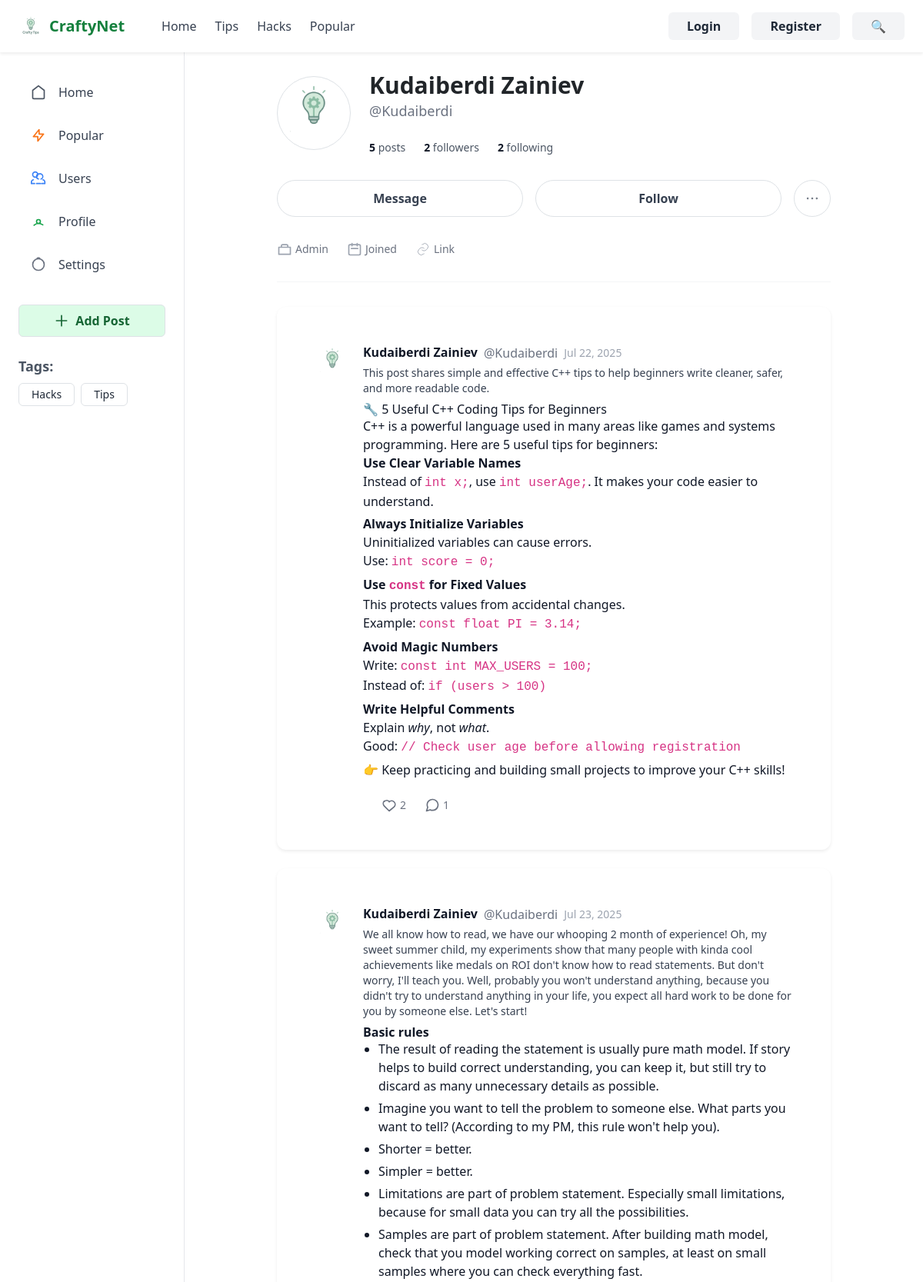
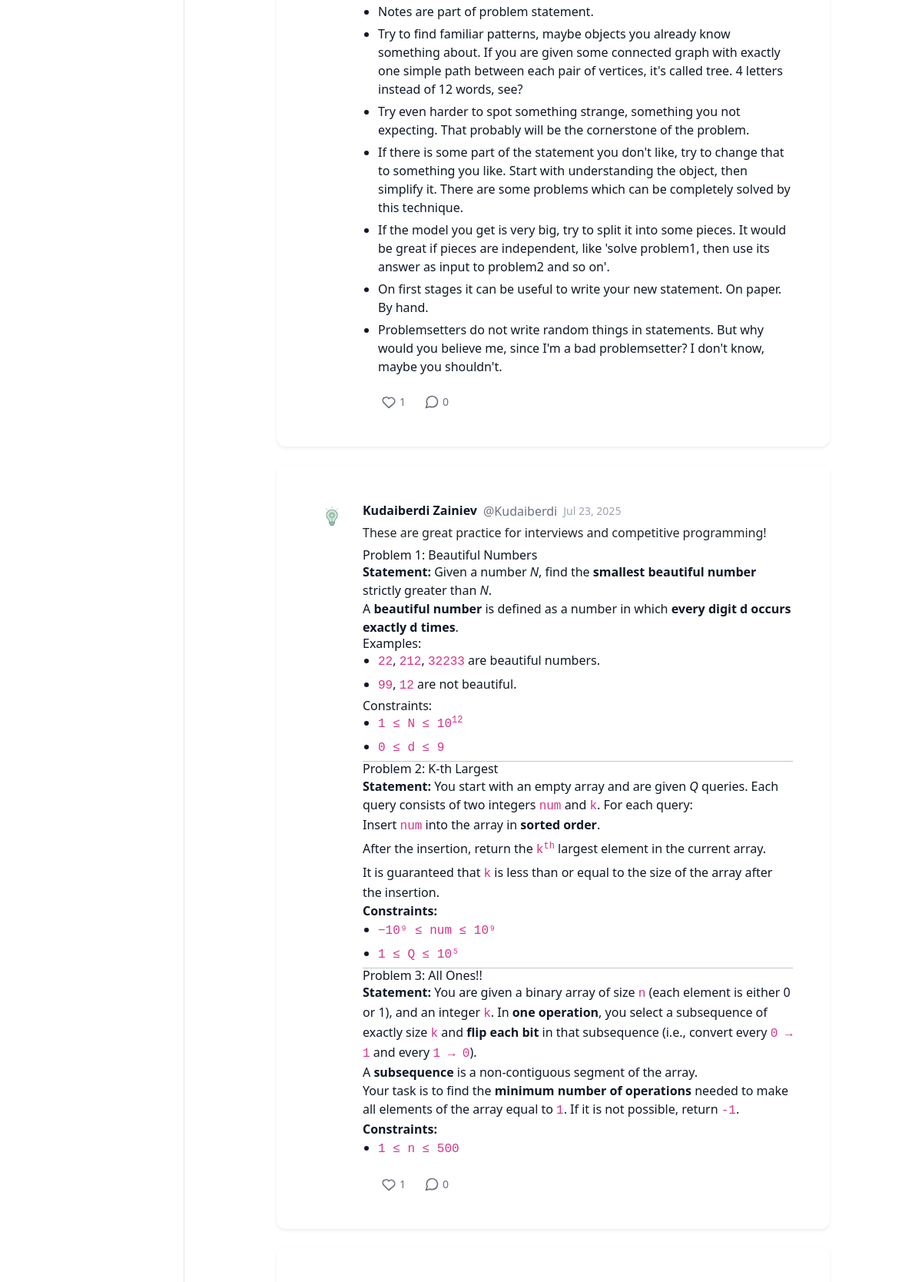
The app's page /users/userprofile/1/ (upper part) with its own data (2 pictures, top to bottom).
### homee/models.py (models this page shows, shortened)
class TagPost(models.Model):
    tag = models.CharField(max_length=255, db_index=True)
    slug = models.SlugField(max_length=255, unique=True, db_index=True)
    def get_absolute_url(self):
        return reverse('tag', kwargs={'tag_slug': self.slug})
    class Meta:
        verbose_name = "Tag"
        verbose_name_plural = "Tags"

class Home(models.Model):
    class Status(models.IntegerChoices):
        DRAFT = 0, 'Drafts'
        PUBLISHED = 1, 'Published'
    time = models.DateTimeField(auto_now_add=True)
    time_update = models.DateTimeField(auto_now=True)
    slug = models.SlugField(max_length=255, unique=True, db_index=True, blank=True)
    title = models.CharField(max_length=255)
    photo = models.ImageField(upload_to="static/photos/%Y/%m/%d", default=None, blank=True, null=True, verbose_name='Image')
    status = models.CharField(max_length=255)
    likes = models.ManyToManyField(get_user_model(), related_name='liked_posts', blank=True)
    about = models.TextField(blank=True)
    post = models.TextField(blank=True)
    is_published = models.BooleanField(choices=tuple(map(lambda x: (bool(x[0]), x[1]) ,Status.choices)),
                                       default=Status.DRAFT)
    cat = models.ForeignKey('Categories', on_delete=models.PROTECT, related_name='posts')
    tags = models.ManyToManyField('TagPost', blank=True, related_name='tags')
    tags2 = models.ManyToManyField('TagPost2', blank=True, related_name='posts2')
    author = models.ForeignKey(get_user_model(), on_delete=models.SET_NULL, related_name='author', null=True, default=None)
    objects = models.Manager()
    published = PublishedManager()
    class Meta:
        verbose_name = "Content"
        ordering = ["-time_update"]
        indexes = [
            models.Index(fields=ordering)
        ]

### logr/models.py (models this page shows)
class User(AbstractUser):
    photo = models.ImageField(upload_to='static/users/%Y/%m/%d/', blank=True, null=True, verbose_name='Photo')

### logr/views.py (the view)
# urls.py: path('userprofile/<int:user_id>/', UserProfile.as_view(), name='user_profile')
class UserProfile(DetailView):
    model = get_user_model()
    template_name = 'user_profile.html'
    context_object_name = 'data'
    pk_url_kwarg = 'user_id'
    def get_context_data(self, **kwargs):
        context = super().get_context_data(**kwargs)
        user = self.get_object()
        context['posts'] = Home.objects.filter(author=user)
        followers = Subscription.objects.filter(to_user = user)
        followings = Subscription.objects.filter(subscriber = user)
        context['followers'] = followers
        context['followings'] = followings
        context['follower_ids'] = followers.values_list('subscriber__id', flat=True)
        return context

### logr/templates/user_profile.html (shortened to what this page needs)
{% extends 'base.html' %}
{% load custom_filters %}
{% load static %}
{% block content %}
    <main class="max-w-3xl mx-auto p-6">
        <section class="flex items-center space-x-6 mb-8">
            {% if data.photo %}
                <img class="w-24 h-24 rounded-full object-cover border border-gray-300" src="{{ data.photo.url }}" alt="{{ data.username }}'s avatar">
            {% else %}
                <img class="w-24 h-24 rounded-full object-cover border border-gray-300" src="{% static '/users/default.png' %}" alt="Default avatar">
            {% endif %}
            <div class="flex-1">
                <h1 class="text-3xl font-bold leading-tight">{{ data.first_name }} {{ data.last_name }}</h1>
                <p class="text-gray-500 text-lg">@{{ data.username }}</p>
                <div class="flex space-x-6 mt-4 text-gray-600 text-sm">
                    <div><span class="font-semibold text-gray-900">{{posts.count}}</span> posts</div>
                    <div><a href="{% url 'subscriber' data.id %}" class="hover:underline"><span class="font-semibold text-gray-900">{{followers.count}}</span> followers</a></div>
                    <div><a href="{% url 'subscription' data.id %}" class="hover:underline"><span class="font-semibold text-gray-900">{{followings.count}}</span> following</a></div>
                </div>
            </div>
        </section>
        <section class="flex space-x-4 mb-8">
            <button class="flex-1 py-2 rounded-full border border-gray-300 text-gray-700 font-semibold hover:bg-gray-100 transition">Message</button>
            {% if user.id in follower_ids %}
                <button class="flex-1 py-2 rounded-full border border-gray-300 text-gray-700 font-semibold hover:bg-gray-100 transition" onclick="window.location.href='{% url 'subscribe' data.id %}'">Unfollow</button>
            {% else %}
                <button class="flex-1 py-2 rounded-full border border-gray-300 text-gray-700 font-semibold hover:bg-gray-100 transition" onclick="window.location.href='{% url 'subscribe' data.id %}'">Follow</button>
            {% endif %}
            <button class="w-12 h-12 flex items-center justify-center rounded-full border border-gray-300 text-gray-700 hover:bg-gray-100 transition" aria-label="Options">
                <svg xmlns="http://www.w3.org/2000/svg" class="w-5 h-5" viewBox="0 0 24 24" fill="none" stroke="currentColor">
                    <circle cx="12" cy="12" r="1" />
                    <circle cx="19" cy="12" r="1" />
                    <circle cx="5" cy="12" r="1" />
                </svg>
            </button>
        </section>
        <section class="flex space-x-6 text-gray-500 text-sm mb-8">
            <div class="flex items-center space-x-1">
                <svg xmlns="http://www.w3.org/2000/svg" class="h-5 w-5 text-gray-400" fill="none" viewBox="0 0 24 24" stroke="currentColor">
                    <path stroke-linecap="round" stroke-linejoin="round" stroke-width="2" d="M9 5h6a2 2 0 012 2v2H7V7a2 2 0 012-2zM3 9h18v11H3V9z" />
                </svg>
                <span>
                {% if data.is_superuser %}
                    Admin
                {% elif data.is_staff %}
                    Author
                {% else %}
                    Viewer
                {% endif %}
                </span>
            </div>
            <div class="flex items-center space-x-1">
                <svg xmlns="http://www.w3.org/2000/svg" class="h-5 w-5 text-gray-400" fill="none" viewBox="0 0 24 24" stroke="currentColor">
                    <path stroke-linecap="round" stroke-linejoin="round" stroke-width="2"
                    d="M8 7V3m8 4V3m-9 8h10M5 21h14a2 2 0 002-2V7a2 2 0 00-2-2H5a2 2 0 00-2 2v12a2 2 0 002 2z" />
                </svg>
                <span>Joined {{ user.date_joined|date:"F Y" }}</span>
            </div>
            <div class="flex items-center space-x-1">
                <svg xmlns="http://www.w3.org/2000/svg" class="h-5 w-5 text-gray-400" fill="none" viewBox="0 0 24 24" stroke="currentColor">
                    <path d="M10 13a5 5 0 0 0 7.07 0l1.41-1.41a5 5 0 0 0-7.07-7.07L10 5" />
                    <path d="M14 11a5 5 0 0 0-7.07 0L5.5 12.5a5 5 0 0 0 7.07 7.07L14 19" />
                </svg>
                <a href="#" class="hover:underline">Link</a>
            </div>
        </section>
        <hr class="mb-8 border-gray-300" />
        <section class="space-y-6">
            {% for post in posts %}
                <article class="bg-white rounded-xl shadow-sm p-5 hover:shadow-md transition">
                    <a href="{% url 'post' post.id%}">
                    <div class="flex space-x-4">
                        {% if data.photo %}
                            <img class="w-12 h-12 rounded-full object-cover" src="{{ data.photo.url }}" alt="{{ data.username }}'s avatar">
                        {% else %}
                            <img class="w-12 h-12 rounded-full object-cover" src="{% static '/users/default.png' %}" alt="Default avatar">
                        {% endif %}
                        <div class="flex-1">
                            <header class="flex items-center space-x-2">
                                <h2 class="font-semibold text-gray-900">{{ data.first_name }} {{ data.last_name }}</h2>
                                <span class="text-gray-500">@{{ data.username }}</span>
                                <time class="text-gray-400 text-sm ml-auto">{{ post.time|date:"M d, Y" }}</time>
                            </header>
                            {% if post.about %}
                                <p class="mt-1 text-gray-700 text-sm">{{ post.about|safe }}</p>
                            {% endif %}
                            <div class="mt-2 text-gray-900 text-base">
                                {{ post.post|safe }}
                            </div>
                            <footer class="flex space-x-6 text-gray-500 text-sm mt-4">
                                <a href="{% url 'post' post.id %}"><button class="flex items-center space-x-1 hover:text-red-500 transition cursor-pointer">
                                    <svg xmlns="http://www.w3.org/2000/svg" class="w-5 h-5" fill="none" viewBox="0 0 24 24" stroke="currentColor">
                                        <path stroke-linecap="round" stroke-linejoin="round" stroke-width="2"
                                            d="M4.318 6.318a5.5 5.5 0 017.778 0L12 6.94l-.096-.096a5.5 5.5 0 017.778 7.778L12 21l-7.682-7.682a5.5 5.5 0 010-7.778z" />
                                    </svg>
                                    <span>{{ post.likes.count }}</span>
                                </button></a>
                                <a href="{% url 'post' post.id %}"><button class="flex items-center space-x-1 hover:text-blue-500 transition cursor-pointer">
                                    <span>{{ post.comments.count }}</span>
                                </button></a>
                            </footer>
                        </div>
                    </div></a>
                </article>
            {% endfor %}
        </section>
    </main>
{% endblock %}

### homee/templates/list_tags.html
{% if tags %}
    <div class="mt-4">
        <h3 class="text-lg font-semibold mb-2 text-gray-600">Tags:</h3>
        <div class="flex flex-wrap gap-2">
            {% for i in tags %}
                <a href="{{ i.get_absolute_url }}"
                   class="px-3 py-1 text-sm text-gray-800 border border-gray-400 rounded hover:bg-gray-200 transition">
                    {{ i.tag }}
                </a>
            {% endfor %}
        </div>
    </div>
{% endif %}

### records on screen
TagPost: tag "Hacks"
TagPost: tag "Tips"
User: photo (picture), first_name "Kudaiberdi", last_name "Zainiev", username "Kudaiberdi"
Home: photo (picture), time "Jul 22, 2025", about "This post shares simple and effective C++ tips to help beginners write cleaner, safer, and more readable code.", post "🔧 5 Useful C++ Coding Tips for Beginners C++ is a powerful language used in many areas like games and systems programming. Here are 5 useful tips for beginners: Use Clear Variable Names Instead of int x; , use int userAge; . It makes your code easier to understand. Always Initialize Variables Uninitialized variables can cause errors. Use: int score = 0; Use const for Fixed Values This protects values from accidental changes. Example: const float PI = 3.14; Avoid Magic Numbers Write: const int MAX_USERS = 100; Instead of: if (users > 100) Write Helpful Comments Explain why , not what . Good: // Check user age before allowing registration 👉 Keep practicing and building small projects to…", likes.count "2", comments.count "1"
Home: photo (picture), time "Jul 23, 2025", about "We all know how to read, we have our whooping 2 month of experience! Oh, my sweet summer child, my experiments show that many people with kinda cool achievements like medals on ROI don't know how to read statements. But don't worry, I'll teach you. Well, probably you won't understand anything, because you didn't try to understand anything in your life, you expect all hard work to be done for you by someone else. Let's start!", post "Basic rules The result of reading the statement is usually pure math model. If story helps to build correct understanding, you can keep it, but still try to discard as many unnecessary details as possible. Imagine you want to tell the problem to someone else. What parts you want to tell? (According to my PM, this rule won't help you). Shorter = better. Simpler = better. Limitations are part of problem statement. Especially small limitations, because for small data you can try all the possibilities. Samples are part of problem statement. After building math model, check that you model working correct on samples, at least on small samples where you can check everything fast. Notes are part of…", likes.count "1", comments.count "0"
Home: photo (picture), time "Jul 23, 2025", about "These are great practice for interviews and competitive programming!", post "Problem 1: Beautiful Numbers Statement: Given a number N , find the smallest beautiful number strictly greater than N . A beautiful number is defined as a number in which every digit d occurs exactly d times . Examples: 22 , 212 , 32233 are beautiful numbers. 99 , 12 are not beautiful. Constraints: 1 ≤ N ≤ 10 12 0 ≤ d ≤ 9 Problem 2: K-th Largest Statement: You start with an empty array and are given Q queries. Each query consists of two integers num and k . For each query: Insert num into the array in sorted order . After the insertion, return the k th largest element in the current array. It is guaranteed that k is less than or equal to the size of the array after the insertion.…", likes.count "1", comments.count "0"

### other values on screen
{{ posts.count }} "5"
{{ followers.count }} "2"
{{ followings.count }} "2"
